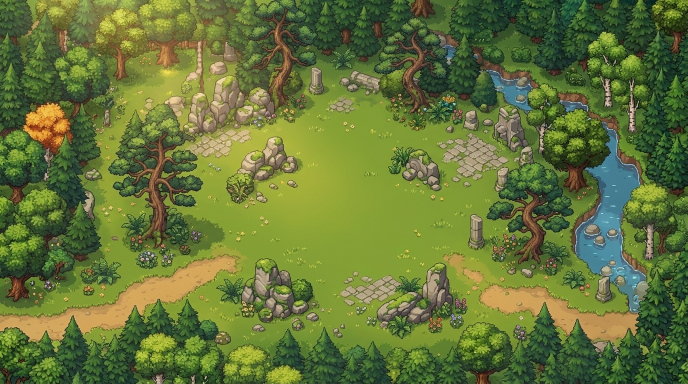
#> input picture assets/bg_custom_1785254692668_431.jpg, 1376 x 768 px, found by its file name (shown at 1/2 size)
$ python copiar_cenario.py assets/bg_custom_1785254692668_431.jpg
#> lines starting #> are read from the running program, lines starting #| are printed output that depends on the picture; after the words box and inside, x2 and y2 are one past the last pixel; in counts of white or black regions, pixels touching at a corner belong together
#> in main, im is the input picture: PIL image 1376x768 RGB; mean R, G, B 100.8, 117.3, 56.9
#| cenário: bg_custom_1785254692668_431.jpg  1376x768
#!/usr/bin/env python3
"""
Reconstrói um cenário pintado como mapa de objetos + terreno pintado.

    python3 ferramentas/copiar_cenario.py assets/bg_custom_1785254692668_431.jpg

A ideia: o cenário original JÁ contém a informação de onde está cada coisa. Em vez de
adivinhar posições no olho, classifico cada pixel por cor (grama, terra, laje, água,
copa de árvore, rocha) e leio o desenho:

- o TERRENO vira a camada de pintura, com a trilha e as lajes exatamente onde estavam;
- as COPAS e ROCHAS viram ilhas de pixels, e cada ilha vira um objeto do catálogo,
  escolhido pelo tamanho dela.

O resultado não é uma cópia pixel a pixel — é a mesma planta baixa, montada com peças
que têm física e profundidade. É isso que separa uma foto de um lugar.
"""
import json, math, sys
from collections import deque
from pathlib import Path
from PIL import Image

RAIZ = Path(__file__).resolve().parent.parent
# O cenário vira uma área ESCALA_MUNDO vezes maior. Em 3 o bosque fica com espaço de
# sobra para andar entre as árvores, e ainda deixa o resto do mundo livre para a cidade.
ESCALA_MUNDO = 3
RED = 4                   # a análise roda nesta redução


def classificar(im):
    """Devolve uma grade de rótulos por pixel reduzido."""
    p = im.resize((im.width // RED, im.height // RED), Image.LANCZOS).convert('RGB')
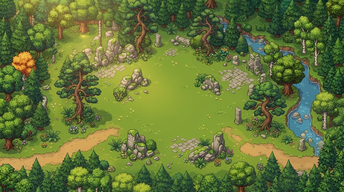
#> p: PIL image 344x192 RGB; mean R, G, B 100.8, 117.3, 56.8
    px = p.load()
    w, h = p.size
#> w = 344; h = 192
    g = [[None] * w for _ in range(h)]
    for y in range(h):
        for x in range(w):
            r, vd, b = px[x, y]
            mx, mn = max(r, vd, b), min(r, vd, b)
            sat = (mx - mn) / max(1, mx)
            lum = (r + vd + b) / 3
            # A ordem importa: água primeiro (é a mais distinta), depois os cinzas
            # separados dos marrons pela SATURAÇÃO — laje e terra têm luminância
            # parecida, e só a saturação diz qual é qual.
            if b > r + 20 and b > 110:                        g[y][x] = 'agua'
            elif sat < .20 and lum > 128:                     g[y][x] = 'laje'
            elif sat >= .20 and r > vd > b and lum > 118:     g[y][x] = 'terra'
            elif vd > r and lum < 95:                         g[y][x] = 'copa'
            elif sat < .26 and lum <= 128:                    g[y][x] = 'rocha'
            else:                                             g[y][x] = 'grama'
#> after the loop, g = 192 items
    return g, w, h


def ilhas(g, w, h, alvo, minimo):
    """Componentes conectados de um rótulo, com caixa e área."""
    visto = [[False] * w for _ in range(h)]
    saida = []
    for y0 in range(h):
        for x0 in range(w):
            if visto[y0][x0] or g[y0][x0] != alvo:
                continue
            fila = deque([(x0, y0)]); visto[y0][x0] = True
            minx = maxx = x0; miny = maxy = y0; area = 0
            while fila:
                x, y = fila.popleft(); area += 1
                minx, maxx = min(minx, x), max(maxx, x)
                miny, maxy = min(miny, y), max(maxy, y)
                for dx, dy in ((1,0),(-1,0),(0,1),(0,-1)):
                    nx, ny = x+dx, y+dy
                    if 0 <= nx < w and 0 <= ny < h and not visto[ny][nx] and g[ny][nx] == alvo:
                        visto[ny][nx] = True; fila.append((nx, ny))
            if area >= minimo:
                saida.append({'x': minx, 'y': miny, 'w': maxx-minx+1, 'h': maxy-miny+1, 'area': area})
    return saida


def main():
    origem = Path(sys.argv[1] if len(sys.argv) > 1
                  else 'assets/bg_custom_1785254692668_431.jpg')
    im = Image.open(origem).convert('RGB')
    print(f'cenário: {origem.name}  {im.width}x{im.height}')
    g, w, h = classificar(im)
#> g = 192 items; h = 192

    conta = {}
    for linha in g:
        for v in linha: conta[v] = conta.get(v, 0) + 1
#> after the loop, conta = {'copa': 29797, 'grama': 28161, 'terra': 5560, 'rocha': 1038, 'laje': 142, 'agua': 1350}
    total = w * h
#> total = 66048
    print('  ' + ' · '.join(f'{k} {100*v//total}%' for k, v in sorted(conta.items(), key=lambda kv: -kv[1])))
#|   copa 45% · grama 42% · terra 8% · agua 2% · rocha 1% · laje 0%

    # ── terreno: uma máscara por material, na escala do mundo ────────────────────
    LARG, ALT = im.width * ESCALA_MUNDO, im.height * ESCALA_MUNDO
#> LARG = 4128; ALT = 2304
    masc = {}
    for mat in ('terra', 'laje', 'agua'):
        # Só as manchas GRANDES do material entram no terreno. Tronco de árvore e
        # galho seco também são marrons, e sem esse filtro a trilha saía salpicada de
        # respingos de terra por baixo da mata inteira.
        grandes = {(x, y) for il in ilhas(g, w, h, mat, 45)
                   for y in range(il['y'], il['y'] + il['h'])
                   for x in range(il['x'], il['x'] + il['w'])
                   if g[y][x] == mat}
        m = Image.new('L', (w, h), 0)
        mp = m.load()
        for (x, y) in grandes: mp[x, y] = 255
        masc[mat] = m.resize((LARG, ALT), Image.LANCZOS).point(lambda v: 255 if v > 110 else 0)
#> after the loop, masc = 3 items
    Path('/tmp/cenario_masc').mkdir(exist_ok=True)
    for k, v in masc.items(): v.save(f'/tmp/cenario_masc/{k}.png')
#> this loop made 3 passes
#> k on passes 1 to 3: 'terra', 'laje', 'agua'
#> pass 1, in main, `for k, v in masc.items(): v.save(f'/tmp/cenario_masc/{k}.png')`:
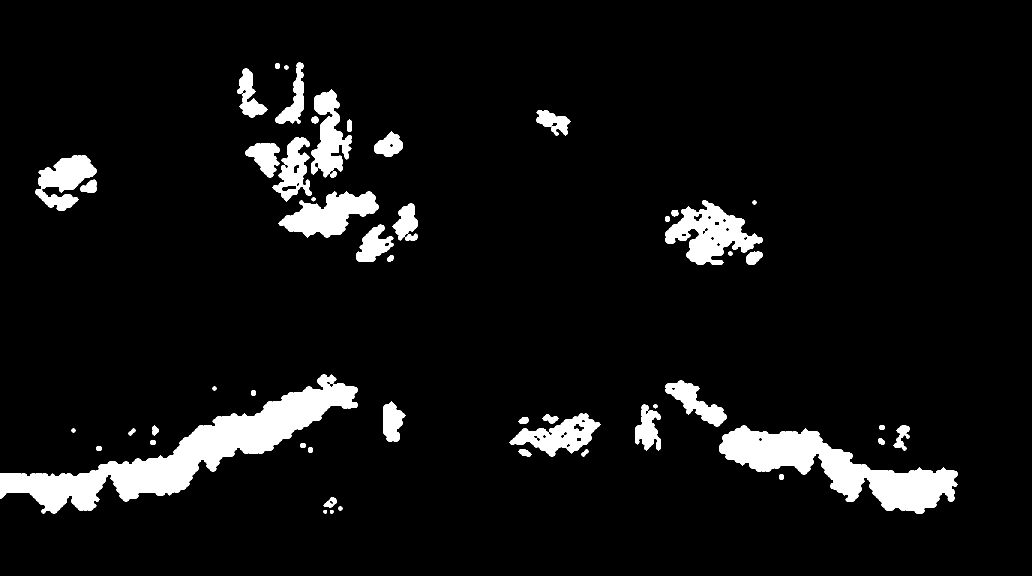
#> saved as terra.png: PIL image 4128x2304 L (shown at 1/4 size); 6.6% white; 54 white regions, largest, box (x1, y1, x2, y2) and area: (0, 1499, 1429, 2054) 191315, (2879, 1703, 3829, 2053) 124803, (2663, 802, 3049, 1058) 45843

    # ── objetos: copas e rochas viram props pelo tamanho da ilha ─────────────────
    copas = ilhas(g, w, h, 'copa', 24)
#> copas = 32 items
    rochas = ilhas(g, w, h, 'rocha', 16)
#> rochas = 8 items
    print(f'  {len(copas)} copas · {len(rochas)} rochas')
#|   32 copas · 8 rochas

    ARVORES = [(2200, 'f1_01'), (1400, 'f1_06'), (900, 'mata1_02'), (520, 'f1_02'),
               (300, 'f1_03'), (170, 'f1_04'), (90, 'f1_05'), (0, 'f2_07')]
    PEDRAS  = [(900, 'lapide2_01'), (420, 'mata2_01'), (200, 'mata2_03'),
               (90, 'f4_10'), (0, 'f4_11')]

    def escolher(tabela, area):
        for lim, prop in tabela:
            if area >= lim: return prop
        return tabela[-1][1]

    import random
    random.seed(4321)
    props = []

    def plantar(prop, xr, yr, esc=1.0):
        props.append({'id': f'{prop}_{len(props):04d}', 'prop': prop,
                      'x': int(xr * RED * ESCALA_MUNDO), 'y': int(yr * RED * ESCALA_MUNDO),
                      'ex': round(esc, 2), 'ey': round(esc, 2), 'rot': 0,
                      'flipX': bool(random.getrandbits(1))})

    # Ilha pequena é um objeto; ilha grande é MATA. Preencher a mancha com árvores
    # espaçadas reproduz a borda de floresta do cenário — tratá-la como um objeto só
    # daria uma árvore do tamanho de um quarteirão.
    ILHA_GRANDE = 600
    # Espaçamento entre troncos. Subiu de 11 para 16: a mata anterior era um paredão
    # sem passagem, e o jogador precisa caminhar DENTRO do bosque, não em volta dele.
    PASSO = 13   # meio-termo: dá para andar dentro da mata sem ela virar campo aberto

    def preencher(ilha, tabela, celula):
        dentro = 0
        for yr in range(ilha['y'], ilha['y'] + ilha['h'], celula):
            for xr in range(ilha['x'], ilha['x'] + ilha['w'], celula):
                jx = xr + random.randint(-3, 3); jy = yr + random.randint(-3, 3)
                if not (0 <= jx < w and 0 <= jy < h) or g[jy][jx] != 'copa': continue
                dentro += 1
                # perto da borda de baixo da mancha entram as árvores maiores: é o que
                # dá camada, com a copa alta atrás e a frondosa na frente
                # O porte sai da ESPESSURA da mata naquele ponto, não da altura na
                # tela: pela altura, a beira de baixo de cada mancha virava uma parede
                # de árvores enormes lado a lado.
                espessura = 0
                for k in range(1, 14):
                    if jy + k < h and g[jy + k][jx] == 'copa': espessura += 1
                    else: break
                prop = escolher(tabela, 1400 if espessura >= 10 else
                                        700 if espessura >= 6 else
                                        320 if espessura >= 3 else 150)
                plantar(prop, jx, jy + 2, random.uniform(.85, 1.12))
        return dentro

    for c in copas:
        if c['area'] >= ILHA_GRANDE: preencher(c, ARVORES, PASSO)
        else:
            plantar(escolher(ARVORES, c['area']),
                    c['x'] + c['w'] / 2, c['y'] + c['h'], random.uniform(.9, 1.1))
#> this loop made 32 passes
#> c on passes 2, 4, 5, 6, 7, 8, 9, 10, 11, 12, 13, 14: {'x': 108, 'y': 0, 'w': 15, 'h': 5, 'area': 39}, {'x': 89, 'y': 10, 'w': 9, 'h': 10, 'area': 33}, {'x': 34, 'y': 12, 'w': 10, 'h': 14, 'area': 51}, {'x': 118, 'y': 26, 'w': 23, 'h': 20, 'area': 197}, {'x': 54, 'y': 59, 'w': 25, 'h': 29, 'area': 321}, {'x': 79, 'y': 64, 'w': 17, 'h': 10, 'area': 78}, {'x': 250, 'y': 69, 'w': 12, 'h': 10, 'area': 34}, {'x': 195, 'y': 74, 'w': 13, 'h': 13, 'area': 80}, {'x': 82, 'y': 75, 'w': 17, 'h': 12, 'area': 115}, {'x': 56, 'y': 87, 'w': 18, 'h': 12, 'area': 111}, {'x': 84, 'y': 87, 'w': 18, 'h': 9, 'area': 93}, {'x': 115, 'y': 90, 'w': 13, 'h': 12, 'area': 59}
#> c on passes 1, 3: {'x': 0, 'y': 0, 'w': 70, 'h': 155, 'area': 5113}, {'x': 0, 'y': 0, 'w': 344, 'h': 192, 'area': 20203}
    for r in rochas:
        plantar(escolher(PEDRAS, r['area']),
                r['x'] + r['w'] / 2, r['y'] + r['h'], random.uniform(.9, 1.15))
#> this loop made 8 passes
#> r on passes 1 to 8: {'x': 255, 'y': 58, 'w': 9, 'h': 16, 'area': 64}, {'x': 250, 'y': 64, 'w': 4, 'h': 6, 'area': 17}, {'x': 211, 'y': 83, 'w': 8, 'h': 6, 'area': 23}, {'x': 204, 'y': 84, 'w': 7, 'h': 6, 'area': 17}, {'x': 239, 'y': 111, 'w': 2, 'h': 9, 'area': 18}, {'x': 134, 'y': 134, 'w': 11, 'h': 8, 'area': 44}, {'x': 189, 'y': 135, 'w': 37, 'h': 27, 'area': 208}, {'x': 140, 'y': 146, 'w': 8, 'h': 13, 'area': 35}

    # A orla: onde a mata encontra a grama, o cenário original tem moita e flor. Sem
    # isso a floresta termina num corte reto que entrega a montagem.
    MIUDO = ['f2_01','f2_02','f2_07','f2_08','f2_03','f4_01','f4_03','f4_05','f2_09','f2_11']
    orla = 0
    for y in range(1, h - 1):
        for x in range(1, w - 1):
            if g[y][x] != 'grama': continue
            if g[y-1][x] != 'copa': continue          # logo abaixo da mata
            if random.random() > .26: continue
            plantar(random.choice(MIUDO), x, y + 1, random.uniform(.7, 1.05)); orla += 1
#> after the loop, orla = 888
    print(f'  {orla} peças de orla')
#|   888 peças de orla

    # ── O que faz deste bosque o Bosque dos Ecos ────────────────────────────────
    # Árvores de clave espalhadas na mata e notas douradas pairando na clareira: sem
    # elas o lugar é uma floresta bonita qualquer, e não o cenário de caçar Ecos.
    ARVORES_MUSICAIS = ['sagrado1_02', 'sagrado1_03']
    NOTAS = ['magico4_01', 'magico4_02', 'magico4_03']

    copa_em = lambda x, y: 0 <= x < w and 0 <= y < h and g[y][x] == 'copa'
    grama_em = lambda x, y: 0 <= x < w and 0 <= y < h and g[y][x] == 'grama'

    musicais = 0
    ARVORES_MUSICAIS = []          # de fora até serem recortadas de novo: a base delas
    NOTAS = []                     # ainda tem fundo branco e aparece no chão
    for _ in range(1400):
        x, y = random.randrange(w), random.randrange(h)
        if not copa_em(x, y) or not grama_em(x, y + 6): continue     # na beira da mata
        if musicais >= 0: break
        plantar(random.choice(ARVORES_MUSICAIS), x, y + 6, random.uniform(.9, 1.15))
        musicais += 1
#> this loop made 5 passes
#> (x, y) on passes 1 to 5: (126, 163), (180, 82), (338, 184), (72, 22), (112, 170)
#> after the loop, musicais = 0

    # a Árvore-Mãe, uma só, no ponto mais alto da mata do fundo
    alvo = None    # a Árvore-Mãe volta junto com as outras peças musicais

    notas = 0
    for _ in range(1600):
        x, y = random.randrange(w), random.randrange(h)
        if not grama_em(x, y) or copa_em(x, y - 3): continue          # pairando na clareira
        if notas >= 0: break
        plantar(random.choice(NOTAS), x, y, random.uniform(.7, 1.1))
        notas += 1
#> this loop made 1 pass
#> (x, y) on pass 1: (187, 158)
#> after the loop, notas = 0
    print(f'  {musicais} árvores de clave · {notas} notas douradas · Árvore-Mãe: {"sim" if alvo else "não"}')
#|   0 árvores de clave · 0 notas douradas · Árvore-Mãe: não

    # O bosque desce dois blocos: o norte fica livre para a cidade, e a floresta não
    # perde um pixel de tamanho — era a condição.
    DESCE = 1142
    for p in props: p['y'] += DESCE
#> (the run stopped early here; a loop or call above may not have finished)

$ run again, with assets/bg_custom_1785173102424_996.jpg copied over assets/bg_custom_1785254692668_431.jpg
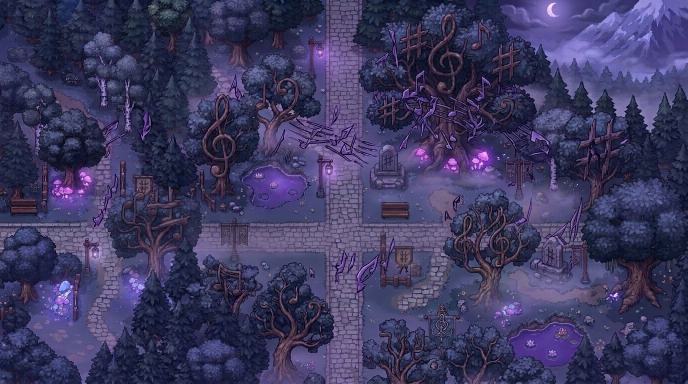
#> input picture assets/bg_custom_1785173102424_996.jpg, 1376 x 768 px, found by its file name (shown at 1/2 size)
#> in main, im is the input picture: PIL image 1376x768 RGB; mean R, G, B 61.5, 57.5, 96.8
#| cenário: bg_custom_1785254692668_431.jpg  1376x768
#> in classificar, `p = im.resize((im.width // RED, im.height // RED), Image.LANCZOS).conv..`:
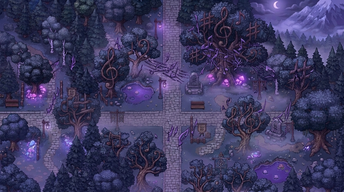
#> p: PIL image 344x192 RGB; mean R, G, B 61.5, 57.5, 96.8
#> after the loop in classificar, `for y in range(h):`: g = 192 items
#> in main, `g, w, h = classificar(im)`: h = 192
#> after the loop in main, `for linha in g:`: conta = {'copa': 24545, 'agua': 22872, 'grama': 17887, 'laje': 12, 'rocha': 732}
#> total = 66048
#|   copa 37% · agua 34% · grama 27% · rocha 1% · laje 0%
#> after the loop in main, `for mat in ('terra', 'laje', 'agua'):`: masc = 3 items
#> the loop in main, `for k, v in masc.items(): v.save(f'/tmp/cenario_masc/{k}.png')` made 3 passes
#> k on passes 1 to 3: 'terra', 'laje', 'agua'
#> copas = 44 items
#> rochas = 6 items
#|   44 copas · 6 rochas
#> the loop in main, `for c in copas:` made 44 passes
#> c on passes 1 to 8: {'x': 0, 'y': 0, 'w': 163, 'h': 192, 'area': 10490}, {'x': 178, 'y': 0, 'w': 118, 'h': 93, 'area': 2210}, {'x': 122, 'y': 23, 'w': 25, 'h': 31, 'area': 277}, {'x': 208, 'y': 24, 'w': 7, 'h': 11, 'area': 39}, {'x': 217, 'y': 24, 'w': 8, 'h': 12, 'area': 42}, {'x': 180, 'y': 31, 'w': 9, 'h': 15, 'area': 70}, {'x': 198, 'y': 31, 'w': 6, 'h': 12, 'area': 34}, {'x': 189, 'y': 35, 'w': 8, 'h': 7, 'area': 27}
#> the loop in main, `for r in rochas:` made 6 passes
#> r on passes 1 to 6: {'x': 68, 'y': 89, 'w': 7, 'h': 8, 'area': 29}, {'x': 216, 'y': 96, 'w': 8, 'h': 9, 'area': 49}, {'x': 198, 'y': 123, 'w': 8, 'h': 10, 'area': 57}, {'x': 236, 'y': 131, 'w': 13, 'h': 21, 'area': 89}, {'x': 196, 'y': 146, 'w': 9, 'h': 8, 'area': 27}, {'x': 204, 'y': 149, 'w': 8, 'h': 5, 'area': 21}
#> after the loop in main, `for y in range(1, h - 1):`: orla = 625
#|   625 peças de orla
#> the loop in main, `for _ in range(1400):` made 2 passes
#> (x, y) on passes 1 to 2: (18, 129), (100, 42)
#> after the loop in main, `for _ in range(1400):`: musicais = 0
#> the loop in main, `for _ in range(1600):` made 1 pass
#> (x, y) on pass 1: (193, 138)
#|   0 árvores de clave · 0 notas douradas · Árvore-Mãe: não

$ run again, with assets/bg_custom_1785254196551_992.jpg copied over assets/bg_custom_1785254692668_431.jpg
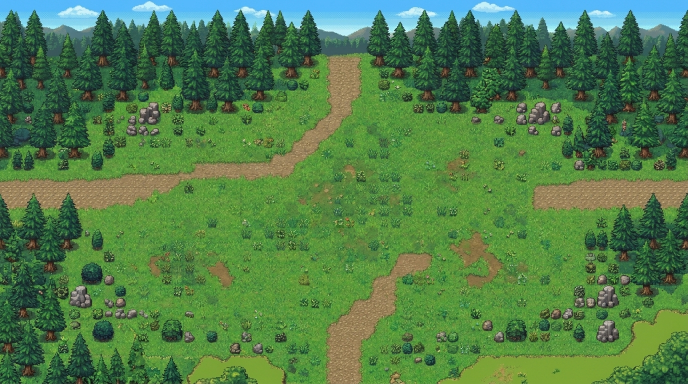
#> input picture assets/bg_custom_1785254196551_992.jpg, 1376 x 768 px, found by its file name (shown at 1/2 size)
#> in main, im is the input picture: PIL image 1376x768 RGB; mean R, G, B 81.1, 125.6, 73.5
#| cenário: bg_custom_1785254692668_431.jpg  1376x768
#> in classificar, `p = im.resize((im.width // RED, im.height // RED), Image.LANCZOS).conv..`:
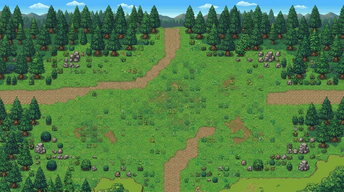
#> p: PIL image 344x192 RGB; mean R, G, B 81.1, 125.6, 73.5
#> after the loop in classificar, `for y in range(h):`: g = 192 items
#> in main, `g, w, h = classificar(im)`: h = 192
#> after the loop in main, `for linha in g:`: conta = {'agua': 4500, 'copa': 30643, 'grama': 26397, 'laje': 256, 'rocha': 634, 'terra': 3618}
#> total = 66048
#|   copa 46% · grama 39% · agua 6% · terra 5% · rocha 0% · laje 0%
#> after the loop in main, `for mat in ('terra', 'laje', 'agua'):`: masc = 3 items
#> the loop in main, `for k, v in masc.items(): v.save(f'/tmp/cenario_masc/{k}.png')` made 3 passes
#> k on passes 1 to 3: 'terra', 'laje', 'agua'
#> pass 1, in main, `for k, v in masc.items(): v.save(f'/tmp/cenario_masc/{k}.png')`:
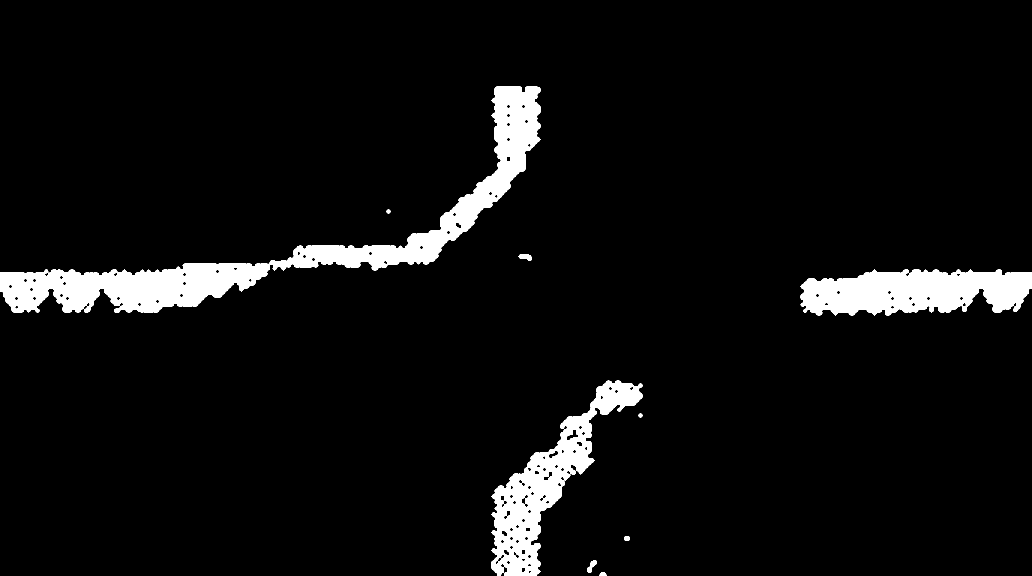
#> saved as terra.png: PIL image 4128x2304 L (shown at 1/4 size); 5.5% white; 9 white regions, largest, box (x1, y1, x2, y2) and area: (0, 347, 2161, 1250) 270839, (3202, 1078, 4128, 1261) 125784, (1966, 1523, 2570, 2304) 124494
#> copas = 69 items
#> rochas = 5 items
#|   69 copas · 5 rochas
#> the loop in main, `for c in copas:` made 69 passes
#> c on passes 1 to 8: {'x': 0, 'y': 6, 'w': 344, 'h': 80, 'area': 15104}, {'x': 194, 'y': 44, 'w': 13, 'h': 8, 'area': 63}, {'x': 181, 'y': 60, 'w': 16, 'h': 21, 'area': 146}, {'x': 195, 'y': 61, 'w': 12, 'h': 15, 'area': 61}, {'x': 252, 'y': 63, 'w': 6, 'h': 6, 'area': 25}, {'x': 70, 'y': 64, 'w': 15, 'h': 10, 'area': 60}, {'x': 171, 'y': 68, 'w': 7, 'h': 6, 'area': 25}, {'x': 92, 'y': 69, 'w': 11, 'h': 7, 'area': 39}
#> the loop in main, `for r in rochas:` made 5 passes
#> r on passes 1 to 5: {'x': 70, 'y': 52, 'w': 9, 'h': 10, 'area': 49}, {'x': 264, 'y': 53, 'w': 10, 'h': 8, 'area': 48}, {'x': 35, 'y': 143, 'w': 10, 'h': 10, 'area': 48}, {'x': 299, 'y': 144, 'w': 10, 'h': 9, 'area': 49}, {'x': 299, 'y': 161, 'w': 10, 'h': 10, 'area': 59}
#> after the loop in main, `for y in range(1, h - 1):`: orla = 1442
#|   1442 peças de orla
#> the loop in main, `for _ in range(1400):` made 1 pass
#> (x, y) on pass 1: (68, 141)
#> after the loop in main, `for _ in range(1400):`: musicais = 0
#> the loop in main, `for _ in range(1600):` made 1 pass
#> (x, y) on pass 1: (256, 175)
#|   0 árvores de clave · 0 notas douradas · Árvore-Mãe: não
